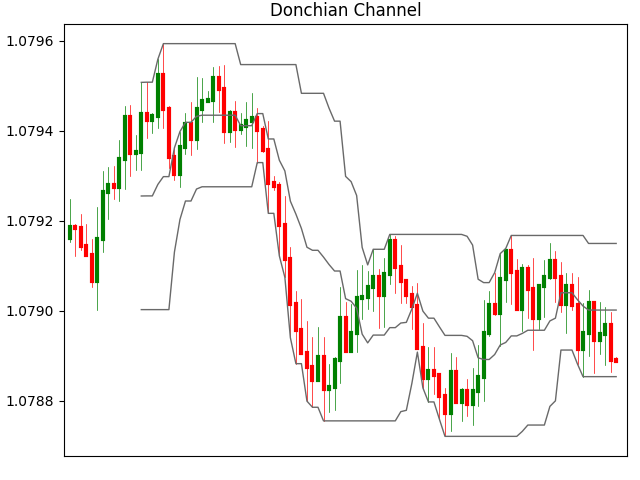

The Python source for this figure:
import matplotlib.pyplot as plt
from datetime import datetime,timedelta
import numpy as np
import pandas as pd
import random
import indicator as indi

class Donchian_channel:
    def __init__(self):
        self.n=100
        self.fig=plt.figure()
        self.title='Donchian Channel'
        self.calc_type='pandas'   #'dict' or 'pandas'
        self.indi=indi

    def set_variables(self):
        variables=['time','open','high','low','close']
        var={i:[] for i in variables}
        return var

    def print_data(self,var):
        print(len(var['time']),var['time'][-1],f"O:{var['open'][-1]:.5f}",f"H:{var['high'][-1]:.5f}"
              f"L:{var['low'][-1]:.5f}",f"C:{var['close'][-1]:.5f}")

    def get_data(self,var):
        for i in range(self.n):
            t=(datetime.now()+timedelta(minutes=i)).strftime('%d-%m-%Y %H:%M:%S')
            var['time'].append(t)

            if len(var['open'])==0:
                var['open'].append(random.uniform(1,1.2))
                up_close=var['open'][-1]*(1+0.0001)
                down_close=var['open'][-1]*(1-0.0001)
                var['close'].append(random.uniform(down_close,up_close))
            else:
                var['open'].append(var['close'][-1])
                up_close=var['open'][-1]*(1+0.0001)
                down_close=var['open'][-1]*(1-0.0001)
                var['close'].append(random.uniform(down_close,up_close))
        
            if var['open'][-1]<var['close'][-1]:
                price1=var['close'][-1]
                price2=var['open'][-1]
            elif var['open'][-1]>var['close'][-1]:
                price1=var['open'][-1]
                price2=var['close'][-1]
            high=random.uniform(price1,price1*(1+0.00007))
            low=random.uniform(price2,price2*(1-0.00007))
            var['high'].append(high)
            var['low'].append(low)

            #donchian channel:
            if self.calc_type=='dict':
                self.indi.donchian_dict(14,var)

            self.print_data(var)

        if self.calc_type=='pandas':
            self.indi.donchian_pandas(14,var)

    def plot_data(self,var):
        self.fig.subplots_adjust(top=0.95,bottom=0.05,right=0.98,left=0.1,hspace=0,wspace=0)
        ax=self.fig.add_gridspec(6,1)
        ax1=self.fig.add_subplot(ax[0:6,:])

        ax1.clear()
        ax1.set_xticks([])
        ax1.set_title(self.title)
        ax1.set_xlim(-1,101)

        for i in range(len(var['time'])):
            if var['open'][i]>var['close'][i]:
                ccolor='r'
            elif var['open'][i]<var['close'][i]:
                ccolor='g'
            else:
                ccolor='gray'
            ax1.plot([var['time'][i]]*2,[var['open'][i],var['close'][i]],c=ccolor,lw=3)
            ax1.plot([var['time'][i]]*2,[var['high'][i],var['low'][i]],c=ccolor,lw=0.5)

        #plot donchian channel:
        ax1.plot(var['time'],var['upper_band'],c='dimgray',lw=1)
        ax1.plot(var['time'],var['lower_band'],c='dimgray',lw=1)
        ax1.plot(var['time'],var['median_price'],c='dimgray',lw=1)
    
        plt.show()

obj=Donchian_channel()
var=obj.set_variables()
obj.get_data(var)
obj.plot_data(var)
